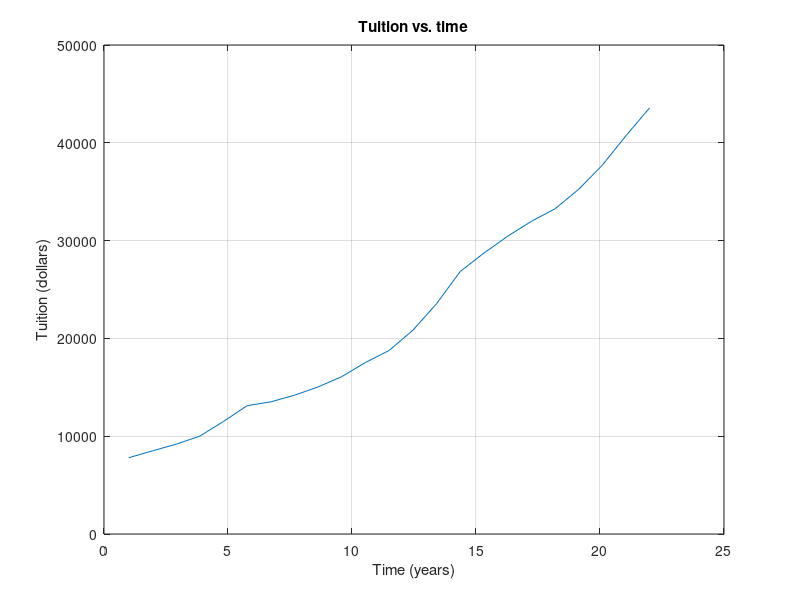

Reproduce this figure in MATLAB.
% Name: Logan Kramer
% Date: 3/2/20
clc;
clear all;
% calculate tuitions
increase  = [9 8 9 15 14 3 5 6 7 9 7 11 13 14 7 6 5 4 6 7 8 7];
tuition(1) = 7800;
for i = 1 : 1 : 22
    % increase tuition by percentage at increase(i)
    tuition(i + 1) = tuition(i) * (1 + (increase(i) / 100));
end
% declare array from 1 to 22
time = linspace(1, 22, 23);
% plot tuition vs time
plot(time, tuition);
% add labels
colormap winter;
xlabel('Time (years)')
ylabel('Tuition (dollars)')
title('Tuition vs. time');
grid on;